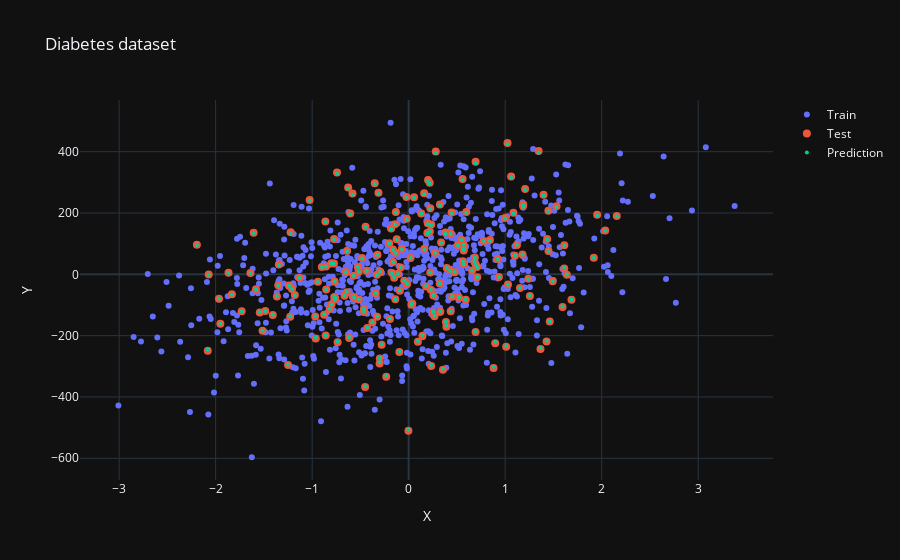

The code cell stored with this chart in its notebook:
### Code cell
fig = go.Figure([
    go.Scatter(x=x_train[:,0].squeeze(), y=y_train[:,0], name='Train', mode='markers'),
    go.Scatter(x=x_test[:,0].squeeze(), y=y_test[:,0], name='Test', mode='markers'
                ,marker=dict(size=8)),
    go.Scatter(x=x_test[:,0].squeeze(), y=y_pred[:,0], name='Prediction', mode='markers',
                marker=dict(size=4))
])
fig.update_layout(title='Diabetes dataset', xaxis_title='X', yaxis_title='Y', template='plotly_dark')
fig.show()

### Figure 1 — Plotly figure (JSON) as saved in the notebook; plotly's stock layout.template omitted (floating-point values rounded to 4 significant figures; data arrays with more than 128 entries replaced by an {"elided": "..."} marker saying what was removed)
{"data": [{"mode": "markers", "name": "Train", "type": "scatter", "x": {"elided": "800 float values"}, "y": {"elided": "800 float values"}}, {"marker": {"size": 8}, "mode": "markers", "name": "Test", "type": "scatter", "x": {"elided": "200 float values"}, "y": {"elided": "200 float values"}}, {"marker": {"size": 4}, "mode": "markers", "name": "Prediction", "type": "scatter", "x": {"elided": "200 float values"}, "y": {"elided": "200 float values"}}], "layout": {"title": {"text": "Diabetes dataset"}, "xaxis": {"title": {"text": "X"}}, "yaxis": {"title": {"text": "Y"}}}}
